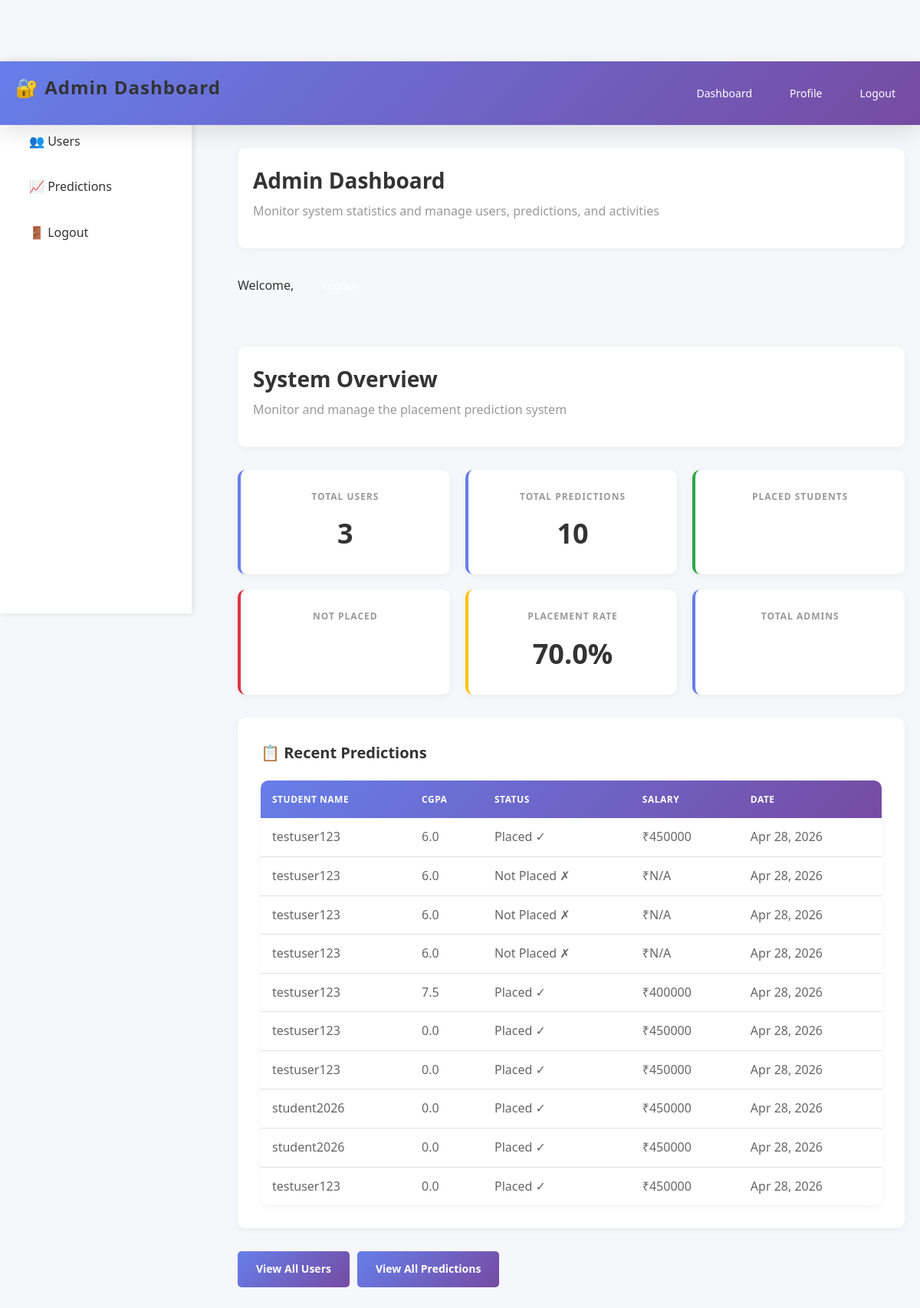
The app's page /admin-dashboard (signed in) with its own data.
### app.py (models this page shows, shortened)
class Prediction(db.Model):
    id = db.Column(db.Integer, primary_key=True)
    user_id = db.Column(db.Integer, db.ForeignKey('user.id'), nullable=False)
    cgpa = db.Column(db.Float)
    projects = db.Column(db.Float)
    workshops = db.Column(db.Float)
    mini_projects = db.Column(db.Float)
    skills = db.Column(db.String(200))
    communication_skills = db.Column(db.Float)
    internship = db.Column(db.Integer)
    hackathon = db.Column(db.Integer)
    tw_percentage = db.Column(db.Float)
    te_percentage = db.Column(db.Float)
    backlogs = db.Column(db.Integer)
    placement_result = db.Column(db.String(50))
    salary_result = db.Column(db.Float)
    created_at = db.Column(db.DateTime, default=datetime.utcnow)

class User(UserMixin, db.Model):
    id = db.Column(db.Integer, primary_key=True)
    username = db.Column(db.String(100), unique=True, nullable=False)
    email = db.Column(db.String(120), unique=True, nullable=False)
    password_hash = db.Column(db.String(200), nullable=False)
    created_at = db.Column(db.DateTime, default=datetime.utcnow)
    predictions = db.relationship('Prediction', backref='user', lazy=True)

### app.py (the view)
@app.route('/admin-dashboard')
def admin_dashboard():
    if 'admin_id' not in session:
        flash('Please log in as admin!', 'warning')
        return redirect(url_for('admin_login'))
    total_users = User.query.count()
    total_predictions = Prediction.query.count()
    recent_predictions = Prediction.query.order_by(Prediction.created_at.desc()).limit(10).all()
    placed = Prediction.query.filter(Prediction.placement_result == 'Placed').count()
    placement_rate = (placed / total_predictions * 100) if total_predictions > 0 else 0
    placed_predictions = Prediction.query.filter(Prediction.placement_result == 'Placed').all()
    avg_salary = sum(p.salary_result for p in placed_predictions) / len(placed_predictions) if placed_predictions else 0
    return render_template('admin_dashboard.html',
                         total_users=total_users,
                         total_predictions=total_predictions,
                         placement_rate=round(placement_rate, 2),
                         avg_salary=int(avg_salary),
                         recent_predictions=recent_predictions)

### templates/admin_dashboard.html (shortened to what this page needs)
<!DOCTYPE html>
<html lang="en">
<head>
    <link rel="stylesheet" href="{{ url_for('static', filename='css/main.css') }}">
</head>
<body>
    <nav class="navbar">
        <div class="navbar-content">
            <h1>🔐 Admin Dashboard</h1>
            <div class="navbar-links">
                <a href="{{ url_for('admin_dashboard') }}">Dashboard</a>
                <a href="{{ url_for('admin_profile') }}">Profile</a>
                <a href="{{ url_for('admin_logout') }}">Logout</a>
            </div>
        </div>
    </nav>
    <aside class="sidebar">
        <ul class="sidebar-menu">
            <li><a href="{{ url_for('admin_dashboard') }}" class="active">📊 Dashboard</a></li>
            <li><a href="{{ url_for('admin_users') }}">👥 Manage Users</a></li>
            <li><a href="{{ url_for('admin_predictions') }}">📈 Predictions</a></li>
            <li><a href="{{ url_for('admin_logout') }}">🚪 Logout</a></li>
        </ul>
    </aside>
    <div class="container">
        <div class="header">
            <h2>Admin Dashboard</h2>
            <p>Monitor system statistics and manage users, predictions, and activities</p>
        </div>
            <div class="navbar-links">
                <span>Welcome, {{ session.username }}</span>
                <a href="{{ url_for('logout') }}">Logout</a>
            </div>
        </div>
    <div class="sidebar">
        <ul class="sidebar-menu">
            <li><a href="{{ url_for('admin_dashboard') }}" class="active">📊 Dashboard</a></li>
            <li><a href="{{ url_for('admin_users') }}">👥 Users</a></li>
            <li><a href="{{ url_for('admin_predictions') }}">📈 Predictions</a></li>
            <li><a href="{{ url_for('admin_logout') }}">🚪 Logout</a></li>
        </ul>
    </div>
    <div class="container">
        <div class="header">
            <h2>System Overview</h2>
            <p>Monitor and manage the placement prediction system</p>
        </div>
        <div class="stats-grid">
            <div class="stat-card">
                <h3>Total Users</h3>
                <div class="value">{{ total_users }}</div>
            </div>
            <div class="stat-card">
                <h3>Total Predictions</h3>
                <div class="value">{{ total_predictions }}</div>
            </div>
            <div class="stat-card success">
                <h3>Placed Students</h3>
            </div>
            <div class="stat-card danger">
                <h3>Not Placed</h3>
            </div>
            <div class="stat-card warning">
                <h3>Placement Rate</h3>
                <div class="value">{{ placement_rate }}%</div>
            </div>
            <div class="stat-card">
                <h3>Total Admins</h3>
            </div>
        </div>
        <div class="section">
            <h3>📋 Recent Predictions</h3>
            {% if recent_predictions %}
                <table class="table">
                    <thead>
                        <tr>
                            <th>Student Name</th>
                            <th>CGPA</th>
                            <th>Status</th>
                            <th>Salary</th>
                            <th>Date</th>
                        </tr>
                    </thead>
                    <tbody>
                        {% for pred in recent_predictions %}
                            <tr>
                                <td>{{ pred.user.username }}</td>
                                <td>{{ pred.cgpa }}</td>
                                <td>
                                    {% if pred.placement_result == 'Placed' %}
                                        <span class="badge badge-placed">Placed ✓</span>
                                    {% else %}
                                        <span class="badge badge-not-placed">Not Placed ✗</span>
                                    {% endif %}
                                </td>
                                <td>₹{{ pred.salary_result|int if pred.salary_result > 0 else 'N/A' }}</td>
                                <td>{{ pred.created_at.strftime('%b %d, %Y') }}</td>
                            </tr>
                        {% endfor %}
                    </tbody>
                </table>
            {% else %}
                <div class="no-data">
                    <p>No predictions yet</p>
                </div>
            {% endif %}
        </div>
        <div class="action-buttons">
            <a href="{{ url_for('admin_users') }}" class="btn btn-primary">View All Users</a>
            <a href="{{ url_for('admin_predictions') }}" class="btn btn-primary">View All Predictions</a>
        </div>
    </div>
</body>
</html>

### templates/admin_dashboard.html (style rules this page uses)
body { background: #f5f7fa; padding-top: 80px; }
.sidebar { background: white; width: 250px; padding: 20px; min-height: calc(100vh - 80px); box-shadow: 2px 0 10px rgba(0, 0, 0, 0.05); position: fixed; left: 0; top: 80px; overflow-y: auto; }
.sidebar-menu { list-style: none; }
.sidebar-menu li { margin-bottom: 10px; }
.sidebar-menu a { display: block; padding: 12px 15px; color: #333; text-decoration: none; border-radius: 5px; transition: all 0.3s ease; font-weight: 500; border-left: 3px solid transparent; }
.sidebar-menu a:hover, .sidebar-menu a.active { background: linear-gradient(135deg, #667eea 0%, #764ba2 100%); color: white; border-left-color: #fff; }
.container { margin-left: 290px; padding: 30px 20px; max-width: calc(100% - 290px); }
.header { background: white; padding: 20px; border-radius: 10px; margin-bottom: 30px; box-shadow: 0 2px 10px rgba(0, 0, 0, 0.05); }
.header h2 { color: #333; margin-bottom: 5px; }
.header p { color: #999; }
table { width: 100%; border-collapse: collapse; margin-top: 20px; }
table thead { background: linear-gradient(135deg, #667eea 0%, #764ba2 100%); color: white; }
table th { padding: 15px; text-align: left; font-weight: 600; text-transform: uppercase; font-size: 12px; }
table td { padding: 12px 15px; border-bottom: 1px solid #e0e0e0; color: #666; }
.action-buttons { display: flex; gap: 10px; flex-wrap: wrap; }
.stat-card.warning { border-left-color: #ffc107; }
.section { background: white; padding: 30px; border-radius: 10px; margin-bottom: 30px; box-shadow: 0 2px 10px rgba(0, 0, 0, 0.05); }
.section h3 { color: #333; margin-bottom: 20px; font-size: 20px; }

### records on screen
Prediction: user.username "testuser123", cgpa "6.0", placement_result "Placed ✓", salary_result "450000", created_at "Apr 28, 2026"
Prediction: user.username "testuser123", cgpa "6.0", placement_result "Not Placed ✗", salary_result "N/A", created_at "Apr 28, 2026"
Prediction: user.username "testuser123", cgpa "6.0", placement_result "Not Placed ✗", salary_result "N/A", created_at "Apr 28, 2026"
Prediction: user.username "testuser123", cgpa "6.0", placement_result "Not Placed ✗", salary_result "N/A", created_at "Apr 28, 2026"
Prediction: user.username "testuser123", cgpa "7.5", placement_result "Placed ✓", salary_result "400000", created_at "Apr 28, 2026"
Prediction: user.username "testuser123", cgpa "0.0", placement_result "Placed ✓", salary_result "450000", created_at "Apr 28, 2026"
Prediction: user.username "testuser123", cgpa "0.0", placement_result "Placed ✓", salary_result "450000", created_at "Apr 28, 2026"
Prediction: user.username "student2026", cgpa "0.0", placement_result "Placed ✓", salary_result "450000", created_at "Apr 28, 2026"
Prediction: user.username "student2026", cgpa "0.0", placement_result "Placed ✓", salary_result "450000", created_at "Apr 28, 2026"
Prediction: user.username "testuser123", cgpa "0.0", placement_result "Placed ✓", salary_result "450000", created_at "Apr 28, 2026"

### other values on screen
{{ total_users }} "3"
{{ total_predictions }} "10"
{{ placement_rate }} "70.0"
